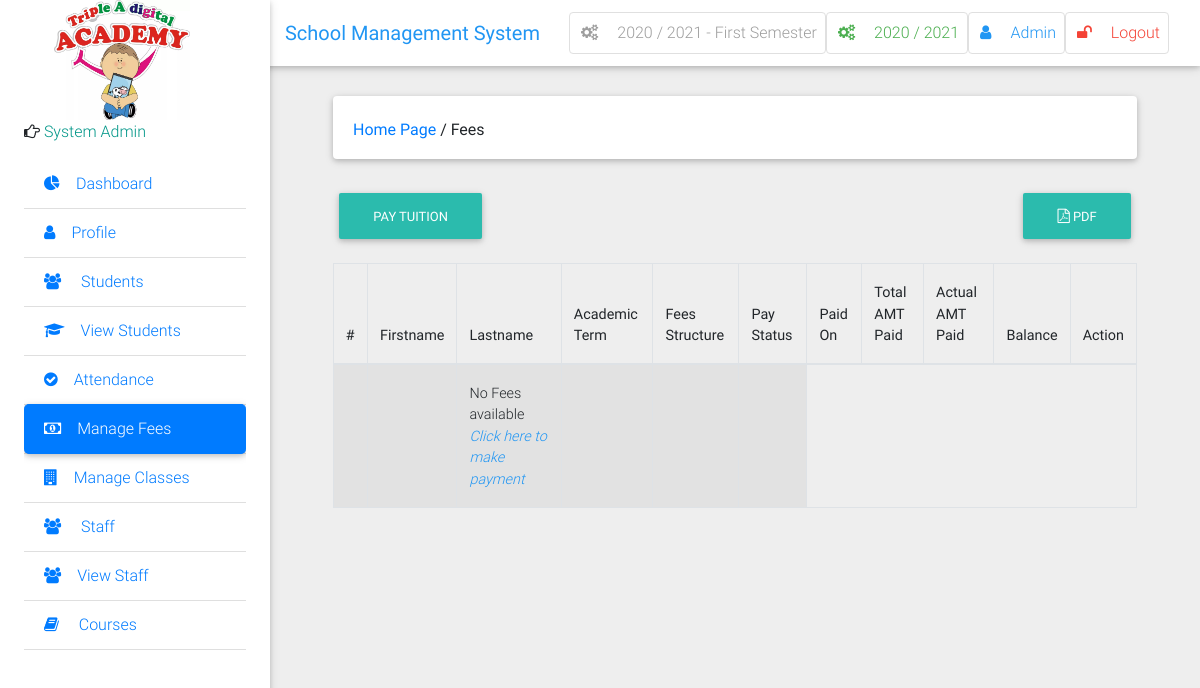
Page /managefees/ (signed in) on the earlier database version.
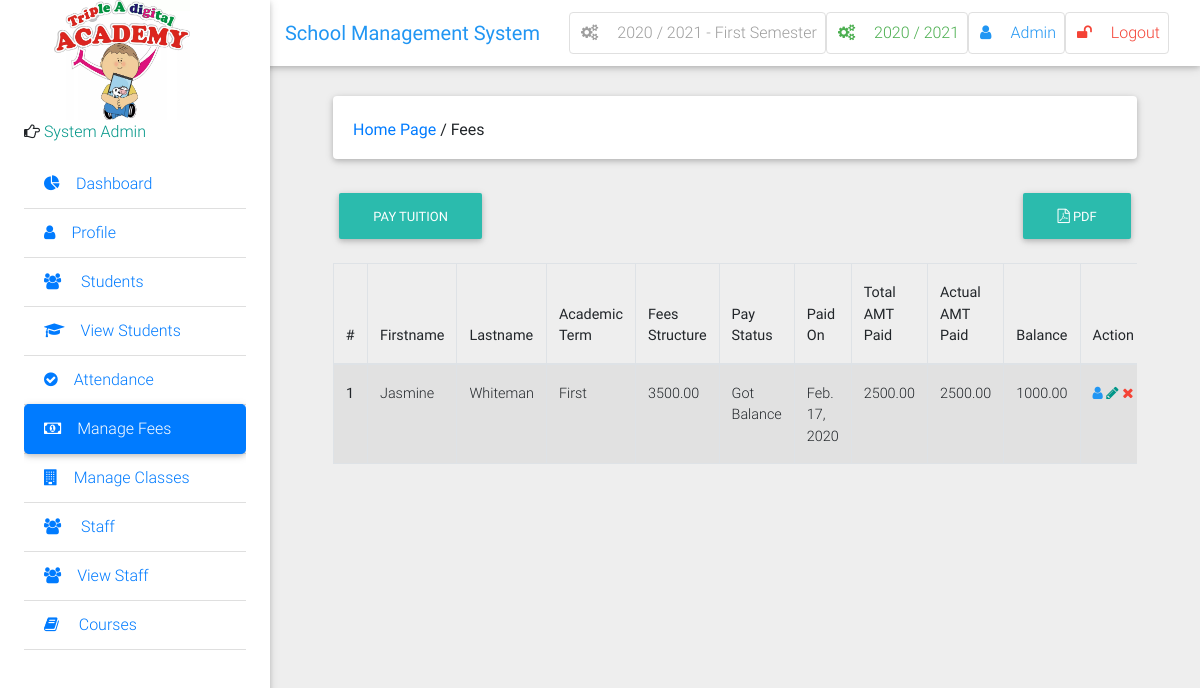
Same page on the later database version.
### school/models.py (models this page shows, shortened)
class SchoolFees(models.Model):
    semester = models.ForeignKey(Semester, default='', blank=True, null=True,
                                 verbose_name='Choose Academic Term', on_delete=models.CASCADE)
    student = models.ForeignKey(Student, verbose_name='Choose Student', null=True, blank=True, on_delete=models.CASCADE)
    gradefees = models.ForeignKey(Fees, verbose_name='Choose Fees Structure', null=True, blank=True,
                                  on_delete=models.CASCADE)
    amountpaid = models.DecimalField(verbose_name='Total Amount Paid', max_digits=20, decimal_places=2, default=0)
    actualamountpaid = models.DecimalField(verbose_name='Actual Amount Paid', max_digits=20, decimal_places=2,
                                           default=0, editable=False)
    balance = models.DecimalField(verbose_name='Balance', max_digits=20, decimal_places=2, default=0, editable=False)
    paystatus = models.CharField(max_length=30, default='Fully Paid', blank=True, null=True, editable=False)
    paymentdate = models.DateField('Paid On', auto_now=True)
    total = models.DecimalField('Fees To Be Paid', max_digits=20, decimal_places=2, default=0, editable=False)
    class Meta:
        verbose_name = 'School Fees'
        verbose_name_plural = 'School Fees'

class Student(models.Model):
    user = models.OneToOneField(User, on_delete=models.CASCADE)
    id_number = models.CharField(max_length=20, unique=True)
    schoolclass = models.ForeignKey(SchoolClass, verbose_name='Class', default='', on_delete=models.CASCADE)
    enrollment_date = models.DateField(auto_now_add=True, null=True, blank=True)
    level = models.ForeignKey(Level, verbose_name='Grade', default='', on_delete=models.CASCADE)

class User(AbstractUser):
    is_student = models.BooleanField(default=False)
    is_lecturer = models.BooleanField(default=False)
    is_librarian = models.BooleanField(default=False)
    is_parent = models.BooleanField(default=False)
    phone = models.CharField(max_length=60, blank=True, null=True)
    address = models.CharField(max_length=60, blank=True, null=True)
    picture = models.ImageField(upload_to="users/pictures/%Y/%m/%d'", blank=True, null=True)
    email = models.EmailField(blank=True, null=True)
    password_type = models.CharField('Password Type', default='Expirable', max_length=200, choices=PASSWORD_TYPES)
    days_for_password_expiry = models.ForeignKey(PasswordConfigurations, on_delete=models.CASCADE, null=True, blank=True)
    last_password_reset_date = models.DateField('Reset On', auto_now=True)
    password_expiry_date = models.DateField(editable=False, null=True, blank=True)
    is_password_expired = models.BooleanField(default=False,)
    username_validator = ASCIIUsernameValidator()
    def get_full_name(self):
        full_name = self.username
        if self.first_name and self.last_name:
            full_name = self.first_name + " " + self.last_name
        return full_name
    def __str__(self):
        return self.get_full_name()

class Semester(models.Model):
    semester = models.CharField(max_length=10, choices=SEMESTER, blank=True)
    is_current_semester = models.BooleanField(default=False, blank=True, null=True)
    session = models.ForeignKey(Session, on_delete=models.CASCADE, blank=True, null=True)
    next_semester_begins = models.DateField(null=True, blank=True)
    def __str__(self):
        return str(self.session) + ' - ' + str(self.semester)

class Fees(models.Model):
    grade = models.ForeignKey(Level, verbose_name='Level', default='', on_delete=models.CASCADE)
    fee = models.DecimalField(verbose_name='Fee To Be Paid', max_digits=20, decimal_places=2, default=0)
    class Meta:
        verbose_name = 'Fee Structure'
        verbose_name_plural = 'Fees Structure'

### school/views.py (the view)
# urls.py: path('managefees/', views.student_fees, name='student_fees'),
@login_required
def student_fees(request):
    students = Student.objects.all()
    fees = SchoolFees.objects.all()
    user_type = "Fees"
    context = {
        "students": students,
        "fees": fees,
        "user_type": user_type,
    }
    return render(request, 'administrator/manage_fees_collection.html', context)

### school/context_processors.py (called while the page is built)
def session_processor(request):
	current_session = Session.objects.get(is_current_session=True)
	return {"current_session": current_session}

def semester_processor(request):
	current_semester = Semester.objects.get(is_current_semester=True)
	return {"current_semester": current_semester}

### school/models.py (called while the page is built)
    def __str__(self):
        return self.session

### school/templates/administrator/manage_fees_collection.html (shortened to what this page needs)
{% extends 'school/base.html' %}
{% block side_bar %}
    {% include 'school/partial_active_element.html' with active='manage_fees' %}
{% endblock %}
{% block content %}
    <div class="container-fluid mt-5">
        <div class="card mb-4 wow fadeIn">
            <div class="card-body d-sm-flex justify-content-between">
                <h6 class="mb-2 mb-sm-0 pt-1">
                    <a href="/">Home Page</a>
                    <span>/</span>
                    <span>{{ user_type }}</span>
                </h6>
            </div>
        </div>
        {% if request.user.is_superuser %}
            <h6 class="mb-2 mb-sm-0 pt-1">
                <a href="{% url 'collect_fees' %}" class="btn btn-default btn-rounded mb-4">
                    PAY TUITION
                </a>
                <a class="pull-right btn btn-default btn-rounded mb-3" href="{% url 'payments_list_report' %}" class="btn btn-default btn-rounded mb-4">
                    <i class="fa fa-file-pdf-o" aria-hidden="true"></i> PDF
                </a>
            </h6>
        {% endif %}
        <div class="table-wrapper-scroll-y">
            <table class="table table-bordered table-striped">
                <thead>
                <tr>
                    <th scope="col">#</th>
                    <th scope="col">Firstname</th>
                    <th scope="col">Lastname</th>
                    <th scope="col">Academic Term</th>
                    <th scope="col">Fees Structure</th>
                    <th scope="col">Pay Status</th>
                    <th scope="col">Paid On</th>
                    <th scope="col">Total AMT Paid</th>
                    <th scope="col">Actual AMT Paid</th>
                    <th scope="col">Balance</th>
                    {% if request.user.is_superuser %}
                        <th scope="col">Action</th>
                    {% endif %}
                </tr>
                </thead>
                {% for fee in fees reversed %}
                    <tbody>
                    <tr>
                        <th scope="row">{{ forloop.counter }}</th>
                        <td>{{ fee.student.user.first_name }}</td>
                        <td>{{ fee.student.user.last_name }}</td>
                        <td>{{ fee.semester.semester }}</td>
                        <td>{{ fee.gradefees.fee }}</td>
                        <td>{{ fee.paystatus }}</td>
                        <td>{{ fee.paymentdate }}</td>
                        <td>{{ fee.amountpaid }}</td>
                        <td>{{ fee.actualamountpaid }}</td>
                        <td>{{ fee.balance }}</td>
                        {% if request.user.is_superuser %}
                            <td>
                                <a data-toggle="tooltip" title="View" class="blue-text"><i class="fa fa-user"></i></a>
                                <a data-toggle="tooltip" title="Edit" href="#" title="edit" class="teal-text"><i
                                        class="fa fa-pencil"></i></a>
                                <a data-toggle="tooltip" title="Delete" href="#" class="red-text"><i
                                        class="fa fa-times"></i></a>
                            </td>
                        {% endif %}
                    </tr>
                    {% empty %}
                    <tr>
                        <td></td>
                        <td></td>
                        <td>
                          <span>No Fees available
                            <a href="#">
                            <i class="blue-text">
                              Click here to make payment
                            </i>
                            </a>
                          </span>
                        </td>
                        <td></td>
                        <td></td>
                        <td></td>
                    </tr>
                {% endfor %}
            </table>
        </div>
    </div>
    <br>
{% endblock %}

Differences in the rows shown:
added SchoolFees: student.user.first_name "Jasmine", student.user.last_name "Whiteman", semester.semester "First", gradefees.fee "3500.00", paystatus "Got Balance", paymentdate "Feb. 17, 2020", amountpaid "2500.00", actualamountpaid "2500.00", balance "1000.00"
Other differences:
text no longer shown: "No Fees available Click here to make payment"
